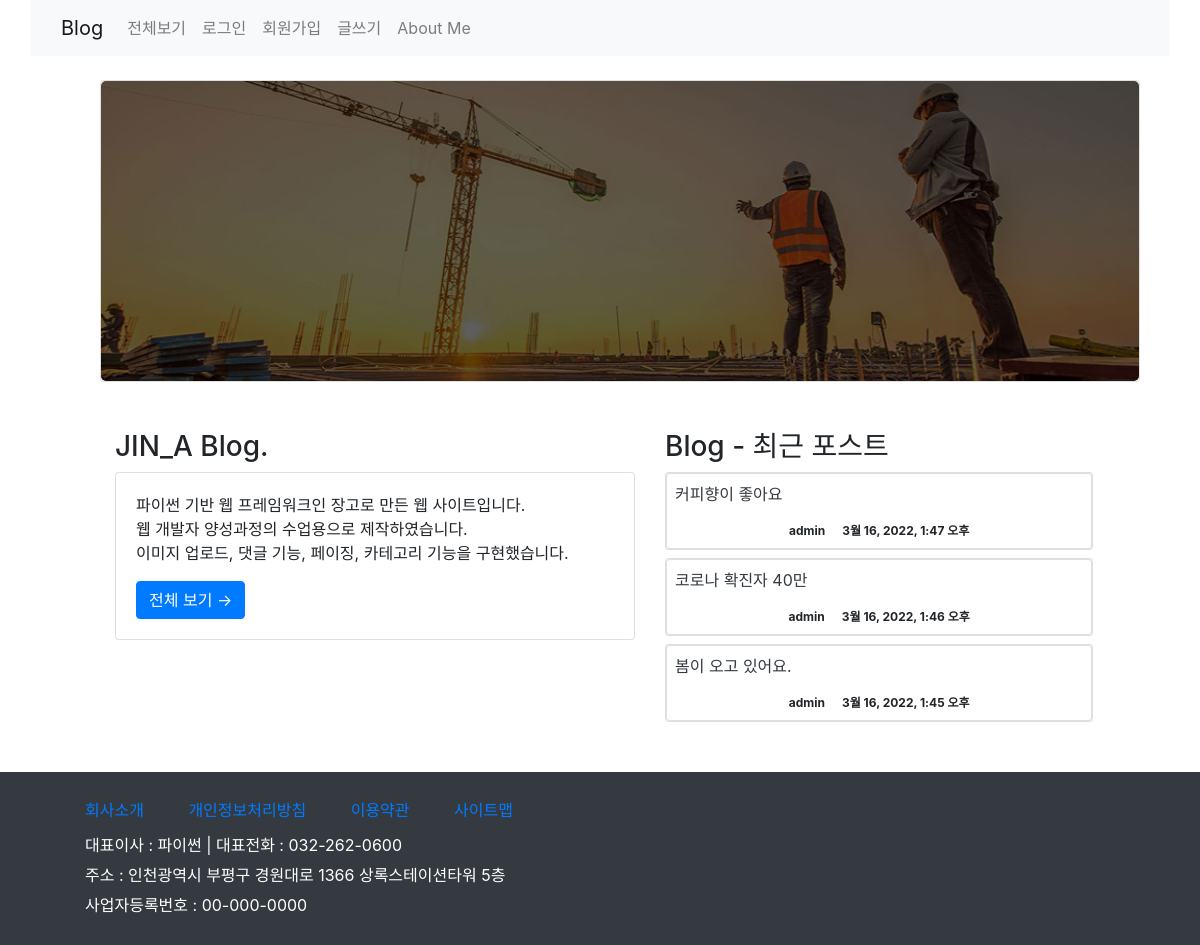
Before: / with the older database file.
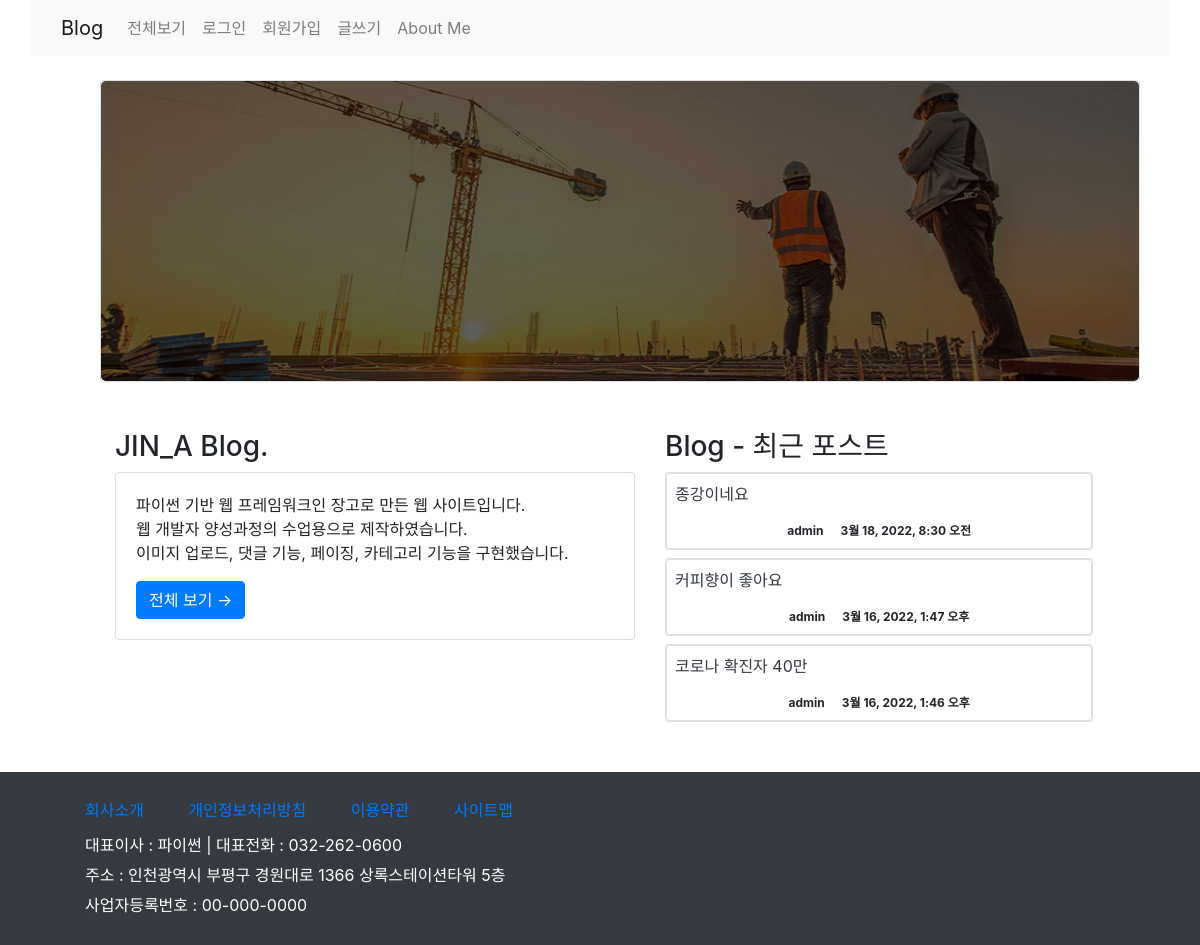
After: the same page with the newer database file.
### blog/models.py (models this page shows, shortened)
class Post(models.Model):
    author = models.ForeignKey(User, on_delete=models.CASCADE)   # 글쓴이
    title = models.CharField(max_length=100)                     # 포스트 제목
    content = models.TextField()                                 # 포스트 내용
    pub_date = models.DateTimeField()                            # 작성일
    modify_date = models.DateTimeField(null=True, blank=True)    # 수정일
    photo = models.ImageField(upload_to='blog/images/%Y/%m/%d/',
                              null=True, blank=True)             # 사진
    category = models.ForeignKey(Category, null=True, blank=True,
                            on_delete=models.SET_NULL)           # 카테고리

### aboutme/views.py (the view)
# urls.py: path('', views.index, name='index'),
def index(request):
    recent_post = Post.objects.order_by('-pk')[:3]
    context = {'recent_post': recent_post}
    return render(request, 'aboutme/index.html', context)

### templates/aboutme/index.html (shortened to what this page needs)
{% extends 'base.html' %}
{% load static %}
{% block content %}
<section>
    <div class="container mt-4">
        <div class="row">
            <div class="card mb-5" style="width: 65rem;">
              <img id="pic" src="{% static 'aboutme/images/header1.jpg' %}" alt="배경사진">
            </div>
            <div class="col-6">
                <h3>JIN_A Blog.</h3>
                <div class="card">
                    <div class="card-body">
                        <p>파이썬 기반 웹 프레임워크인 장고로 만든 웹 사이트입니다.<br>
                            웹 개발자 양성과정의 수업용으로 제작하였습니다.<br>
                            이미지 업로드, 댓글 기능, 페이징, 카테고리 기능을 구현했습니다.
                        </p>
                        <a href="{% url 'blog:postlist' %}" class="btn btn-primary">전체 보기 &rarr;</a>
                    </div>
                </div>
            </div>
            <div class="col-5">
                <h3>Blog - 최근 포스트</h3>
                {% for post in recent_post %}
                <div class="card mt-2">
                    <div class="card body py-2 px-2">
                        <p>
                            <a href="{% url 'blog:detail' post.id %}"
                              class="text-dark text-decoration-none">{{ post.title }}</a>
                        </p>
                        <span class="badge badge-pill badge-right float-right">
                            {{ post.author.username }} &nbsp &nbsp &nbsp{{ post.pub_date }}
                        </span>
                    </div>
                </div>
                {% endfor %}
            </div>
        </div>
    </div>
    <div class="indexpage"></div>
</section>
{% endblock %}

Changed rows visible on the page:
no longer on this page (row unchanged): Post: title "봄이 오고 있어요.", author.username "admin", pub_date "3월 16, 2022, 1:45 오후"
added Post: title "종강이네요", author.username "admin", pub_date "3월 18, 2022, 8:30 오전"
